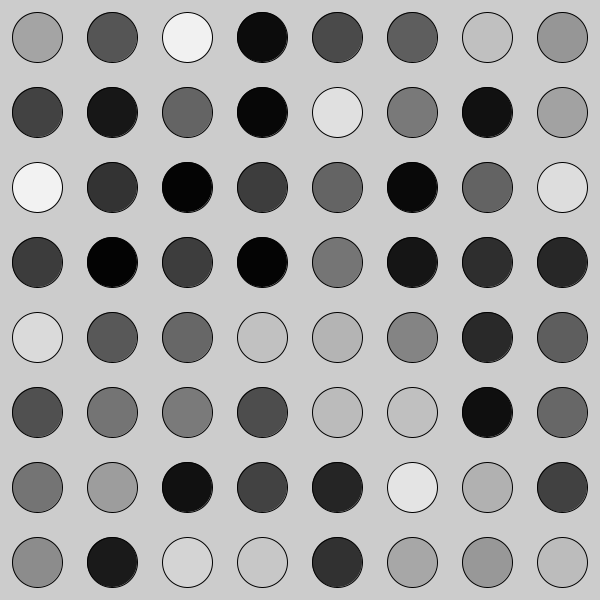
Frame 1 (no input)
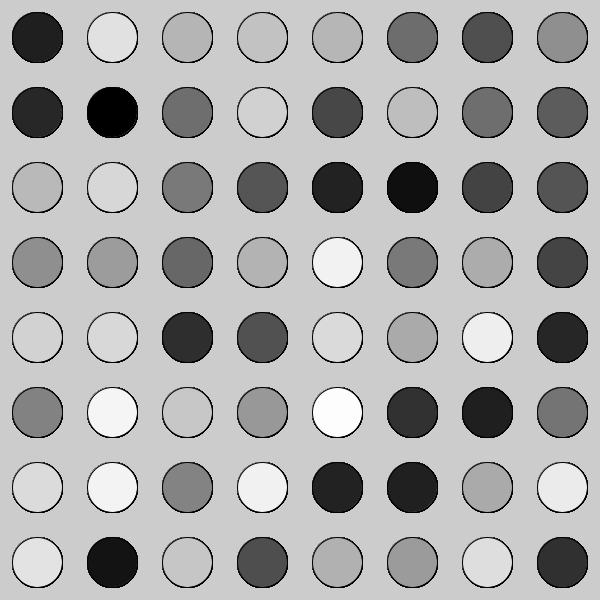
Frame 60 (the mouse pressed at the canvas centre just before this capture)
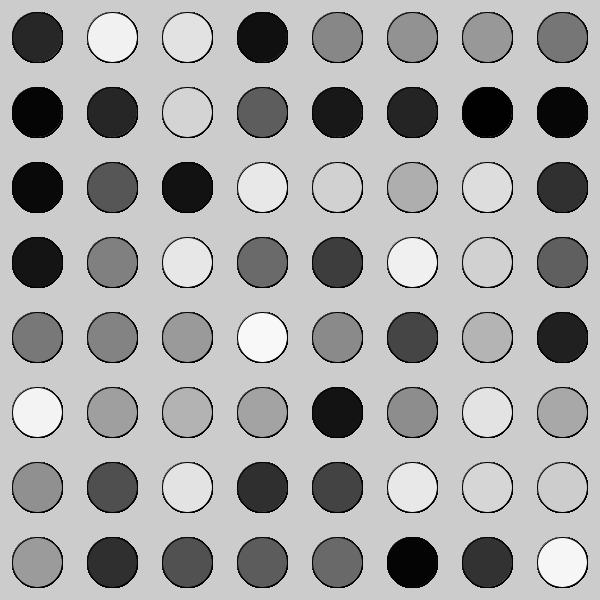
Frame 120 (the mouse held since frame 60 and released just before this capture)

The Processing sketch that drew these frames (run headless with seeded random() and noise(); from frame 60 on, the mouse is pressed at the canvas centre):

// Processing sketch: gray_checkers
// ── gray_checkers.pde
int x = 0;
int y = 100;
int dia = 50;

void setup(){
  size(600, 600);
  frameRate(12);

}

void draw(){
for( x = 37; x < width; x = x + 75){
    for(y = 37; y < height; y = y + 75){
      fill(random(255));
      ellipse(x, y, dia, dia);
    }
  }

}
